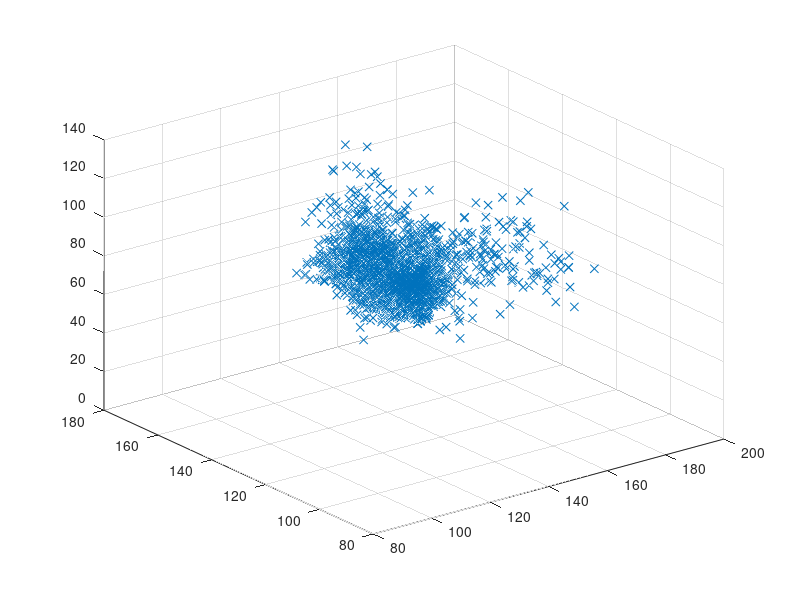

The MATLAB script that drew this image: (Note: this script raises an error after producing the figure.)
load Samples.mat;
Samples = double(Samples)

N = length(Samples(:,1));
figure, 
s1 = scatter3(Samples(:,1),Samples(:,2),Samples(:,3),'x');
s1.SizeData = 3;
hold on

mu = mean(Samples)
save('mu','mu')
s = scatter3(mu(1),mu(2),mu(3),'r','filled')
s.SizeData = 100;

mu_mat = ones(size(Samples)) .* mu;
Sigma = 1/(N-1)*(Samples - mu_mat)'*(Samples - mu_mat);
save('Sigma','Sigma')